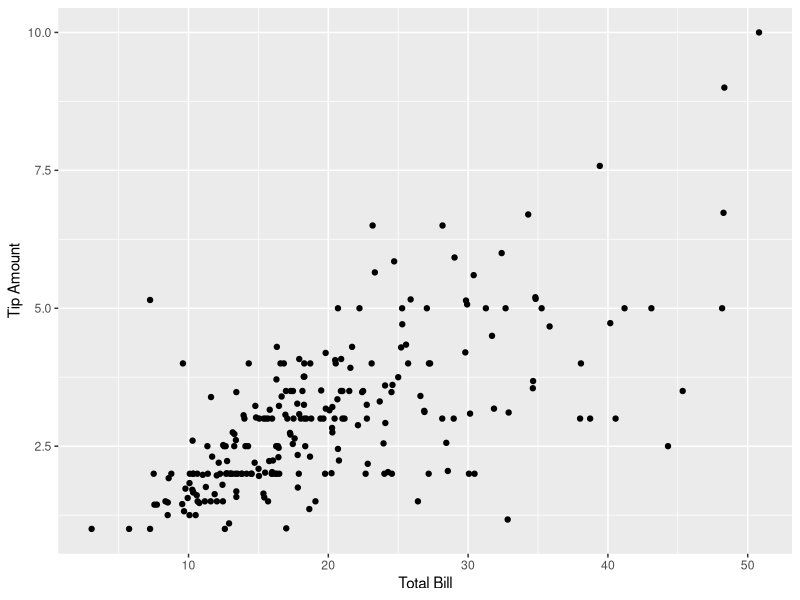
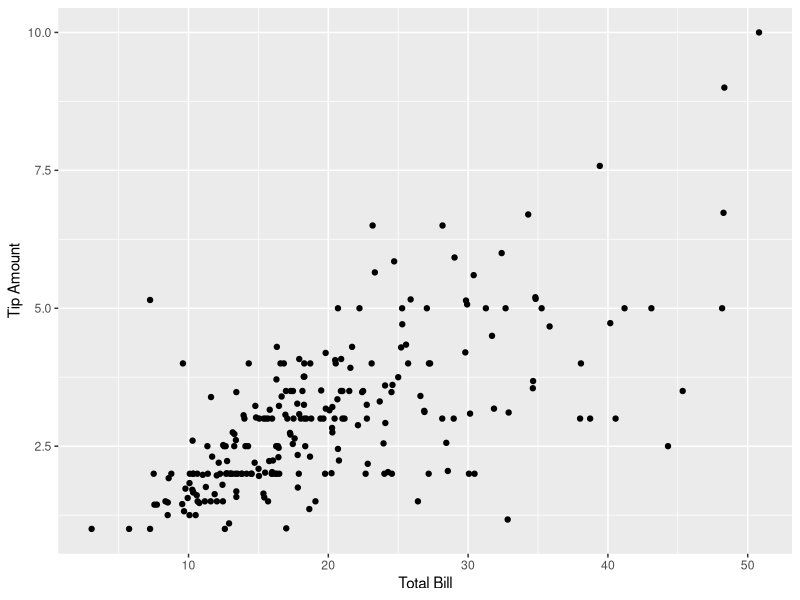
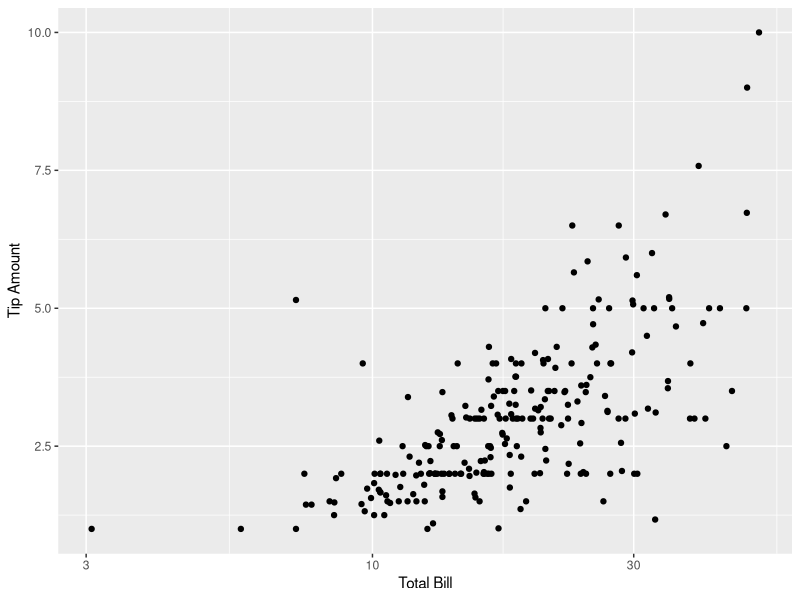
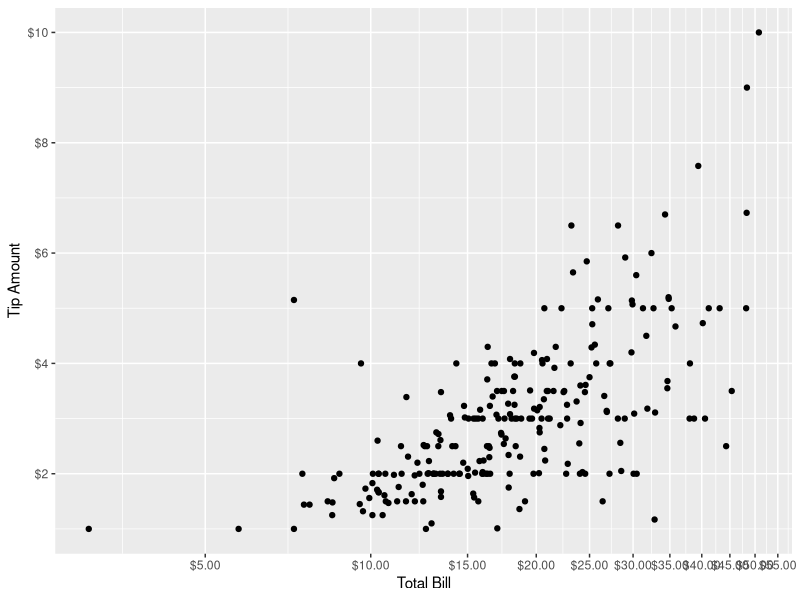
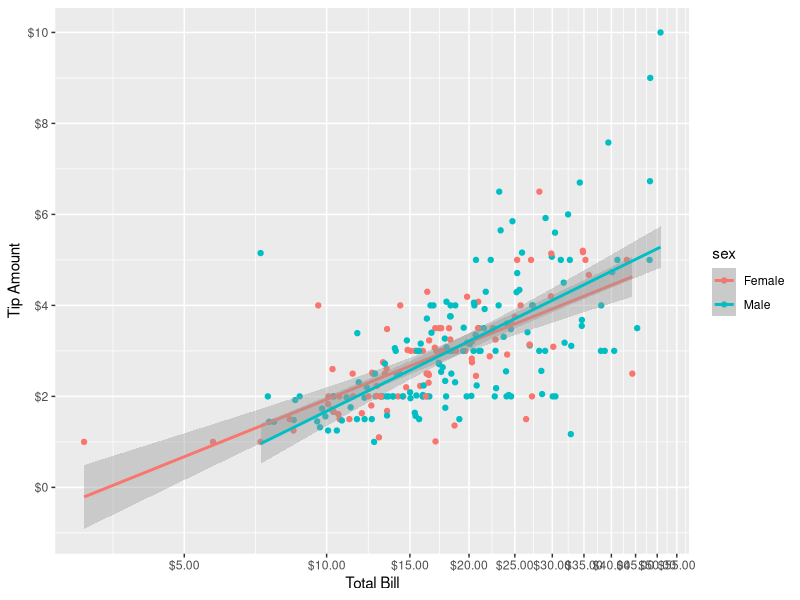
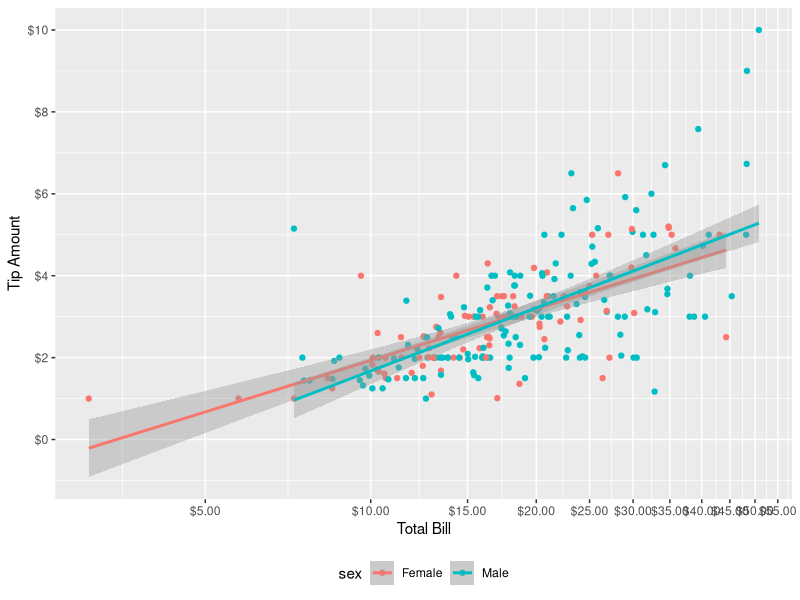
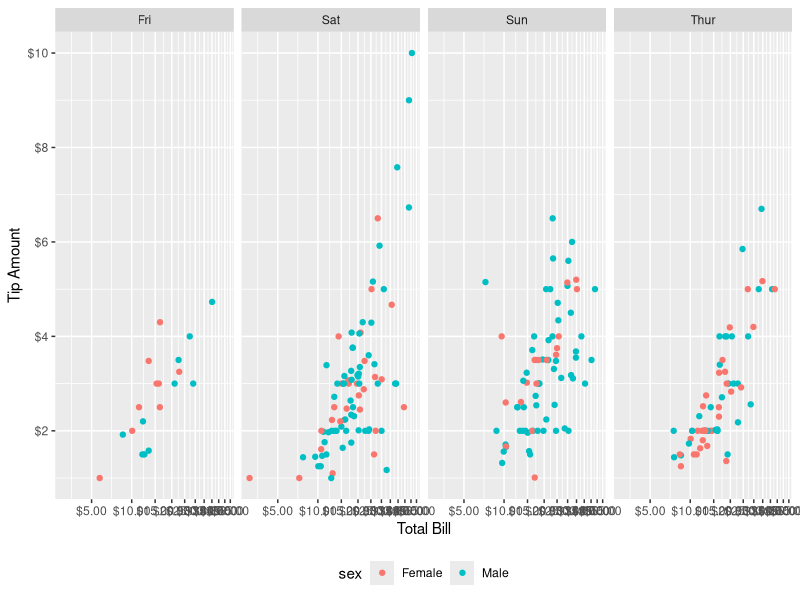
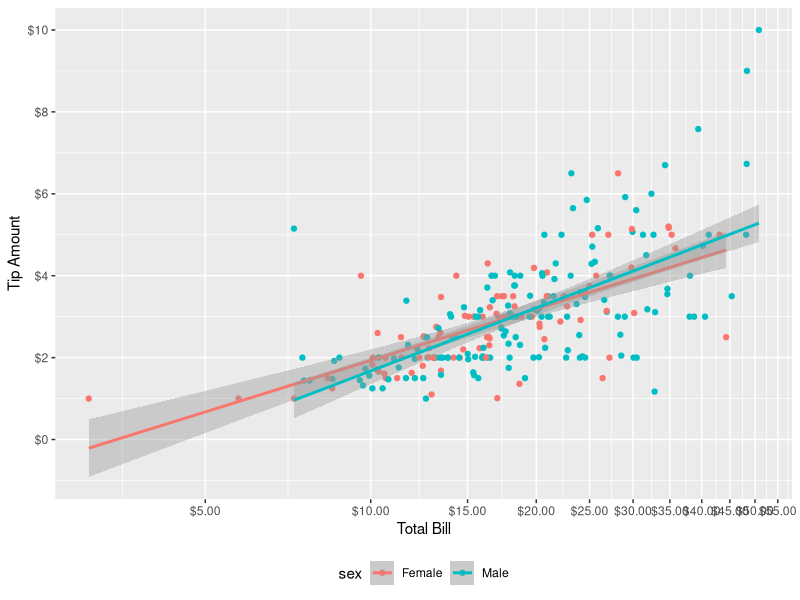

These figures' R source, in order:
## ---- chunk 1
library(reshape2)
library(tidyr)
library(ggplot2)

mytips <- tips
head(tips)

## ---- chunk 2

plot1 <- ggplot(mytips, aes(x = total_bill, y = tip)) +
  geom_point()

ggplot(mytips, aes(x = total_bill, y = tip)) +
  geom_point() +
  xlab("Total Bill") +
  ylab("Tip Amount")

ggplot(mytips, aes(x = total_bill, y = tip)) +
  geom_point() +
  scale_x_continuous(name = "Total Bill") +
  scale_y_continuous(name = "Tip Amount")

## ---- chunk 3
library(scales)
summary(mytips$total_bill)

ggplot(mytips, aes(x = total_bill, y = tip)) +
  geom_point() +
  scale_x_log10(name = "Total Bill") +
  scale_y_continuous(name = "Tip Amount")

ggplot(mytips, aes(x = total_bill, y = tip)) +
  geom_point() +
  scale_x_log10(name = "Total Bill", breaks = seq(0, 60, 5), labels = dollar) +
  scale_y_continuous(name = "Tip Amount", breaks = seq(0, 10, 2), labels = dollar)

## ---- chunk 4
head(tips)

ggplot(mytips, aes(x = total_bill, y = tip, color = sex)) +
  geom_point() +
  scale_x_log10(name = "Total Bill", breaks = seq(0, 60, 5), labels = dollar) +
  scale_y_continuous(name = "Tip Amount", breaks = seq(0, 10, 2), labels = dollar) +
  geom_smooth(method = lm)

## ---- chunk 5
ggplot(mytips, aes(x = total_bill, y = tip, color = sex)) +
  geom_point() +
  scale_x_log10(name = "Total Bill", breaks = seq(0, 60, 5), labels = dollar) +
  scale_y_continuous(name = "Tip Amount", breaks = seq(0, 10, 2), labels = dollar) +
  geom_smooth(method = lm) +
  scale_fill_continuous(name = "Gender") +
  theme(legend.position = "bottom")

## ---- chunk 6
head(mytips)

ggplot(mytips, aes(x = total_bill, y = tip, color = sex)) +
  geom_point() +
  scale_x_log10(name = "Total Bill", breaks = seq(0, 60, 5), labels = dollar) +
  scale_y_continuous(name = "Tip Amount", breaks = seq(0, 10, 2), labels = dollar) +
  scale_fill_continuous(name = "Gender") +
  theme(legend.position = "bottom") +
  facet_grid(~ day)

## ---- chunk 7
ggplot(mytips, aes(x = total_bill, y = tip, color = sex)) +
  geom_point() +
  scale_x_log10(name = "Total Bill", breaks = seq(0, 60, 5), labels = dollar) +
  scale_y_continuous(name = "Tip Amount", breaks = seq(0, 10, 2), labels = dollar) +
  geom_smooth(method = lm) +
  scale_fill_continuous(name = "Gender") +
  theme(legend.position = "bottom")

